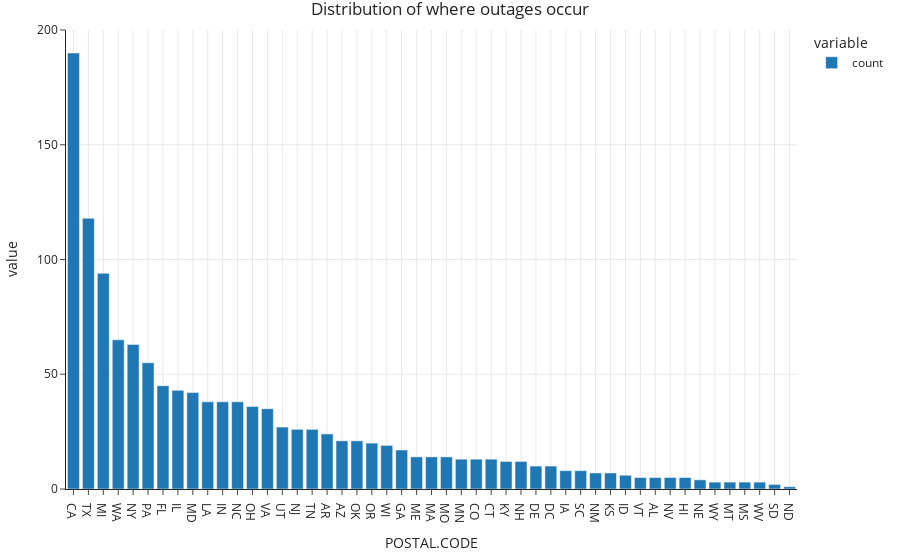

Notebook source saved alongside this figure:
### Code cell
outages['POSTAL.CODE'].value_counts().plot(kind='bar', title='Distribution of where outages occur')

### Figure 1 — Plotly figure (JSON) as saved in the notebook; plotly's stock layout.template omitted (floating-point values rounded to 4 significant figures)
{"data": [{"alignmentgroup": "True", "hovertemplate": "variable=count<br>POSTAL.CODE=%{x}<br>value=%{y}<extra></extra>", "legendgroup": "count", "marker": {"color": "#1F77B4", "pattern": {"shape": ""}}, "name": "count", "offsetgroup": "count", "orientation": "v", "showlegend": true, "textposition": "auto", "type": "bar", "x": ["CA", "TX", "MI", "WA", "NY", "PA", "FL", "IL", "MD", "LA", "IN", "NC", "OH", "VA", "UT", "NJ", "TN", "AR", "AZ", "OK", "OR", "WI", "GA", "ME", "MA", "MO", "MN", "CO", "CT", "KY", "NH", "DE", "DC", "IA", "SC", "NM", "KS", "ID", "VT", "AL", "NV", "HI", "NE", "WY", "MT", "MS", "WV", "SD", "ND"], "xaxis": "x", "y": [190, 118, 94, 65, 63, 55, 45, 43, 42, 38, 38, 38, 36, 35, 27, 26, 26, 24, 21, 21, 20, 19, 17, 14, 14, 14, 13, 13, 13, 12, 12, 10, 10, 8, 8, 7, 7, 6, 5, 5, 5, 5, 4, 3, 3, 3, 3, 2, 1], "yaxis": "y"}], "layout": {"barmode": "relative", "legend": {"title": {"text": "variable"}, "tracegroupgap": 0}, "title": {"text": "Distribution of where outages occur"}, "xaxis": {"anchor": "y", "domain": [0, 1], "title": {"text": "POSTAL.CODE"}}, "yaxis": {"anchor": "x", "domain": [0, 1], "title": {"text": "value"}}}}
